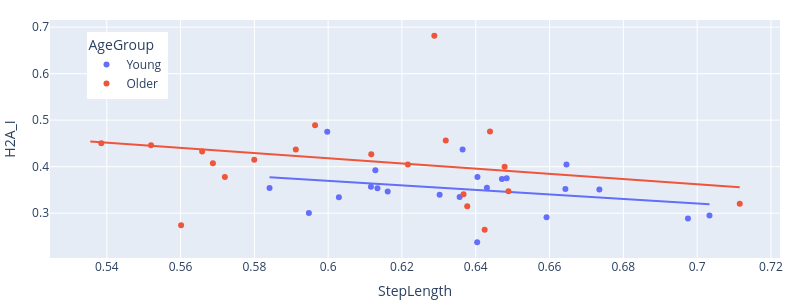
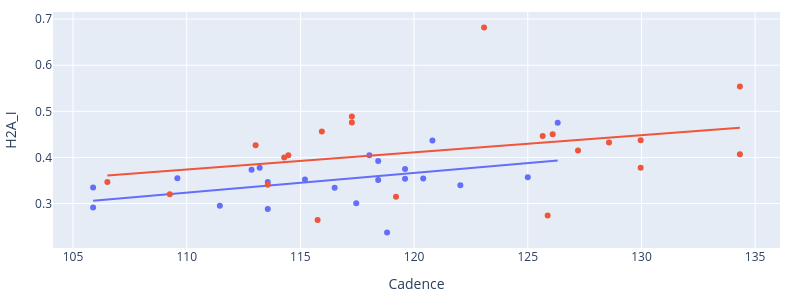

The notebook cell saved with these charts, in order:
### Code cell
scatter_plot(df, 'H2A_I')

### Figure 1 — Plotly figure (JSON) as saved in the notebook; plotly's stock layout.template omitted (floating-point values rounded to 4 significant figures)
{"data": [{"customdata": [[1.0, 112.9, 1.21], [3.0, 105.9, 0.98], [4.0, 118.0, 1.3], [5.0, 119.6, 1.29], [6.0, 115.2, 1.28], [7.0, 118.8, 1.1], [8.0, 109.6, 1.38], [9.0, 113.6, 1.17], [10.0, 117.5, 1.37], [11.0, 111.5, 1.31], [12.0, 119.6, 1.05], [13.0, 116.5, 1.02], [14.0, 120.8, 1.12], [15.0, 118.4, 1.54], [16.0, 125.0, 1.1], [17.0, 105.9, 1.37], [18.0, 126.3, 1.26], [19.0, 118.4, 1.21], [20.0, 122.0, 1.28], [21.0, 113.2, 1.42], [22.0, 113.6, 1.32], [24.0, 120.4, 1.02]], "hovertemplate": "AgeGroup=Young<br>StepLength=%{x}<br>H2A_I=%{y}<br>Subject=%{customdata[0]}<br>Cadence=%{customdata[1]}<br>SpeedComf=%{customdata[2]}<extra></extra>", "legendgroup": "Young", "marker": {"color": "#636efa", "symbol": "circle"}, "mode": "markers", "name": "Young", "orientation": "v", "showlegend": true, "type": "scatter", "x": [0.6471, 0.6356, 0.6646, 0.6484, 0.6643, 0.6404, 0.643, 0.6161, 0.5948, 0.7033, 0.6134, 0.6029, 0.6364, 0.6735, 0.6116, 0.6592, 0.5997, 0.6128, 0.6302, 0.6405, 0.6975, 0.5841], "xaxis": "x", "y": [0.3735, 0.335, 0.4046, 0.375, 0.352, 0.2373, 0.3547, 0.3466, 0.3006, 0.2952, 0.3537, 0.3344, 0.4368, 0.351, 0.357, 0.2914, 0.4753, 0.3922, 0.3398, 0.3778, 0.2884, 0.3544], "yaxis": "y"}, {"hovertemplate": "<b>OLS trendline</b><br>H2A_I = -0.486978 * StepLength + 0.66154<br>R<sup>2</sup>=0.089339<br><br>AgeGroup=Young<br>StepLength=%{x}<br>H2A_I=%{y} <b>(trend)</b><extra></extra>", "legendgroup": "Young", "marker": {"color": "#636efa", "symbol": "circle"}, "mode": "lines", "name": "Young", "showlegend": false, "type": "scatter", "x": [0.5841, 0.5948, 0.5997, 0.6029, 0.6116, 0.6128, 0.6134, 0.6161, 0.6302, 0.6356, 0.6364, 0.6404, 0.6405, 0.643, 0.6471, 0.6484, 0.6592, 0.6643, 0.6646, 0.6735, 0.6975, 0.7033], "xaxis": "x", "y": [0.3771, 0.3719, 0.3695, 0.3679, 0.3637, 0.3631, 0.3628, 0.3615, 0.3546, 0.352, 0.3516, 0.3497, 0.3496, 0.3484, 0.3464, 0.3458, 0.3405, 0.338, 0.3379, 0.3336, 0.3219, 0.319], "yaxis": "y"}, {"customdata": [[25.0, 117.3, 1.17], [26.0, 125.7, 1.36], [27.0, 134.3, 1.41], [29.0, 128.6, 1.42], [30.0, 130.0, 1.08], [31.0, 134.3, 1.11], [32.0, 106.5, 1.36], [33.0, 119.2, 1.27], [34.0, 113.6, 1.05], [35.0, 123.1, 1.29], [36.0, 114.3, 1.46], [38.0, 115.8, 1.46], [40.0, 126.1, 1.34], [43.0, 115.9, 1.44], [44.0, 114.5, 1.18], [45.0, 109.3, 1.12], [46.0, 130.0, 1.11], [47.0, 125.9, 1.18], [48.0, 113.0, 1.35], [49.0, 117.3, 1.26], [50.0, 127.2, 1.23]], "hovertemplate": "AgeGroup=Older<br>StepLength=%{x}<br>H2A_I=%{y}<br>Subject=%{customdata[0]}<br>Cadence=%{customdata[1]}<br>SpeedComf=%{customdata[2]}<extra></extra>", "legendgroup": "Older", "marker": {"color": "#EF553B", "symbol": "circle"}, "mode": "markers", "name": "Older", "orientation": "v", "showlegend": true, "type": "scatter", "x": [0.5965, 0.552, 0.5355, 0.5658, 0.572, 0.5688, 0.6489, 0.6377, 0.6367, 0.6288, 0.6478, 0.6424, 0.5385, 0.6319, 0.6216, 0.7115, 0.5912, 0.5602, 0.6117, 0.6439, 0.58], "xaxis": "x", "y": [0.489, 0.4463, 0.554, 0.4325, 0.3777, 0.4071, 0.3469, 0.315, 0.3407, 0.6817, 0.3999, 0.2643, 0.4503, 0.4562, 0.4047, 0.3201, 0.4372, 0.2738, 0.4266, 0.4756, 0.4149], "yaxis": "y"}, {"hovertemplate": "<b>OLS trendline</b><br>H2A_I = -0.560169 * StepLength + 0.754355<br>R<sup>2</sup>=0.071521<br><br>AgeGroup=Older<br>StepLength=%{x}<br>H2A_I=%{y} <b>(trend)</b><extra></extra>", "legendgroup": "Older", "marker": {"color": "#EF553B", "symbol": "circle"}, "mode": "lines", "name": "Older", "showlegend": false, "type": "scatter", "x": [0.5355, 0.5385, 0.552, 0.5602, 0.5658, 0.5688, 0.572, 0.58, 0.5912, 0.5965, 0.6117, 0.6216, 0.6288, 0.6319, 0.6367, 0.6377, 0.6424, 0.6439, 0.6478, 0.6489, 0.7115], "xaxis": "x", "y": [0.4544, 0.4527, 0.4451, 0.4406, 0.4374, 0.4358, 0.4339, 0.4295, 0.4232, 0.4202, 0.4117, 0.4061, 0.4021, 0.4004, 0.3977, 0.3971, 0.3945, 0.3937, 0.3915, 0.3909, 0.3558], "yaxis": "y"}], "layout": {"height": 300, "legend": {"title": {"text": "AgeGroup"}, "tracegroupgap": 0, "x": 0.05, "xanchor": "left", "y": 0.95, "yanchor": "top"}, "margin": {"b": 0, "l": 50, "r": 20, "t": 20}, "width": 800, "xaxis": {"anchor": "y", "domain": [0.0, 1.0], "title": {"text": "StepLength"}}, "yaxis": {"anchor": "x", "domain": [0.0, 1.0], "title": {"text": "H2A_I"}}}}

### Figure 2 — Plotly figure (JSON) as saved in the notebook; plotly's stock layout.template omitted (floating-point values rounded to 4 significant figures)
{"data": [{"customdata": [[1.0, 0.6471, 1.21], [3.0, 0.6356, 0.98], [4.0, 0.6646, 1.3], [5.0, 0.6484, 1.29], [6.0, 0.6643, 1.28], [7.0, 0.6404, 1.1], [8.0, 0.643, 1.38], [9.0, 0.6161, 1.17], [10.0, 0.5948, 1.37], [11.0, 0.7033, 1.31], [12.0, 0.6134, 1.05], [13.0, 0.6029, 1.02], [14.0, 0.6364, 1.12], [15.0, 0.6735, 1.54], [16.0, 0.6116, 1.1], [17.0, 0.6592, 1.37], [18.0, 0.5997, 1.26], [19.0, 0.6128, 1.21], [20.0, 0.6302, 1.28], [21.0, 0.6405, 1.42], [22.0, 0.6975, 1.32], [24.0, 0.5841, 1.02]], "hovertemplate": "AgeGroup=Young<br>Cadence=%{x}<br>H2A_I=%{y}<br>Subject=%{customdata[0]}<br>StepLength=%{customdata[1]}<br>SpeedComf=%{customdata[2]}<extra></extra>", "legendgroup": "Young", "marker": {"color": "#636efa", "symbol": "circle"}, "mode": "markers", "name": "Young", "orientation": "v", "showlegend": true, "type": "scatter", "x": [112.9, 105.9, 118.0, 119.6, 115.2, 118.8, 109.6, 113.6, 117.5, 111.5, 119.6, 116.5, 120.8, 118.4, 125.0, 105.9, 126.3, 118.4, 122.0, 113.2, 113.6, 120.4], "xaxis": "x", "y": [0.3735, 0.335, 0.4046, 0.375, 0.352, 0.2373, 0.3547, 0.3466, 0.3006, 0.2952, 0.3537, 0.3344, 0.4368, 0.351, 0.357, 0.2914, 0.4753, 0.3922, 0.3398, 0.3778, 0.2884, 0.3544], "yaxis": "y"}, {"hovertemplate": "<b>OLS trendline</b><br>H2A_I = 0.00427774 * Cadence + -0.147066<br>R<sup>2</sup>=0.199401<br><br>AgeGroup=Young<br>Cadence=%{x}<br>H2A_I=%{y} <b>(trend)</b><extra></extra>", "legendgroup": "Young", "marker": {"color": "#636efa", "symbol": "circle"}, "mode": "lines", "name": "Young", "showlegend": false, "type": "scatter", "x": [105.9, 105.9, 109.6, 111.5, 112.9, 113.2, 113.6, 113.6, 115.2, 116.5, 117.5, 118.0, 118.4, 118.4, 118.8, 119.6, 119.6, 120.4, 120.8, 122.0, 125.0, 126.3], "xaxis": "x", "y": [0.3059, 0.3059, 0.3217, 0.3297, 0.3357, 0.3372, 0.3387, 0.3387, 0.3457, 0.3513, 0.3554, 0.3578, 0.3595, 0.3595, 0.3612, 0.3646, 0.3646, 0.368, 0.3697, 0.375, 0.3877, 0.3933], "yaxis": "y"}, {"customdata": [[25.0, 0.5965, 1.17], [26.0, 0.552, 1.36], [27.0, 0.5355, 1.41], [29.0, 0.5658, 1.42], [30.0, 0.572, 1.08], [31.0, 0.5688, 1.11], [32.0, 0.6489, 1.36], [33.0, 0.6377, 1.27], [34.0, 0.6367, 1.05], [35.0, 0.6288, 1.29], [36.0, 0.6478, 1.46], [38.0, 0.6424, 1.46], [40.0, 0.5385, 1.34], [43.0, 0.6319, 1.44], [44.0, 0.6216, 1.18], [45.0, 0.7115, 1.12], [46.0, 0.5912, 1.11], [47.0, 0.5602, 1.18], [48.0, 0.6117, 1.35], [49.0, 0.6439, 1.26], [50.0, 0.58, 1.23]], "hovertemplate": "AgeGroup=Older<br>Cadence=%{x}<br>H2A_I=%{y}<br>Subject=%{customdata[0]}<br>StepLength=%{customdata[1]}<br>SpeedComf=%{customdata[2]}<extra></extra>", "legendgroup": "Older", "marker": {"color": "#EF553B", "symbol": "circle"}, "mode": "markers", "name": "Older", "orientation": "v", "showlegend": true, "type": "scatter", "x": [117.3, 125.7, 134.3, 128.6, 130.0, 134.3, 106.5, 119.2, 113.6, 123.1, 114.3, 115.8, 126.1, 115.9, 114.5, 109.3, 130.0, 125.9, 113.0, 117.3, 127.2], "xaxis": "x", "y": [0.489, 0.4463, 0.554, 0.4325, 0.3777, 0.4071, 0.3469, 0.315, 0.3407, 0.6817, 0.3999, 0.2643, 0.4503, 0.4562, 0.4047, 0.3201, 0.4372, 0.2738, 0.4266, 0.4756, 0.4149], "yaxis": "y"}, {"hovertemplate": "<b>OLS trendline</b><br>H2A_I = 0.00371192 * Cadence + -0.0342863<br>R<sup>2</sup>=0.102647<br><br>AgeGroup=Older<br>Cadence=%{x}<br>H2A_I=%{y} <b>(trend)</b><extra></extra>", "legendgroup": "Older", "marker": {"color": "#EF553B", "symbol": "circle"}, "mode": "lines", "name": "Older", "showlegend": false, "type": "scatter", "x": [106.5, 109.3, 113.0, 113.6, 114.3, 114.5, 115.8, 115.9, 117.3, 117.3, 119.2, 123.1, 125.7, 125.9, 126.1, 127.2, 128.6, 130.0, 130.0, 134.3, 134.3], "xaxis": "x", "y": [0.3611, 0.3713, 0.3853, 0.3873, 0.3899, 0.3906, 0.3954, 0.3961, 0.401, 0.401, 0.4082, 0.4226, 0.4321, 0.4329, 0.4338, 0.4379, 0.443, 0.4481, 0.4481, 0.4643, 0.4643], "yaxis": "y"}], "layout": {"height": 300, "legend": {"title": {"text": "AgeGroup"}, "tracegroupgap": 0}, "margin": {"b": 40, "l": 50, "r": 20, "t": 10}, "showlegend": false, "width": 800, "xaxis": {"anchor": "y", "domain": [0.0, 1.0], "title": {"text": "Cadence"}}, "yaxis": {"anchor": "x", "domain": [0.0, 1.0], "title": {"text": "H2A_I"}}}}
